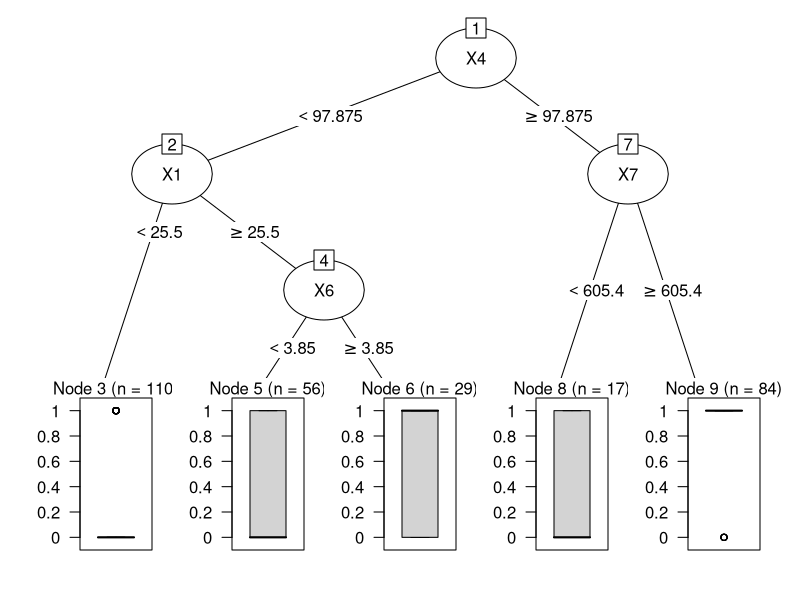
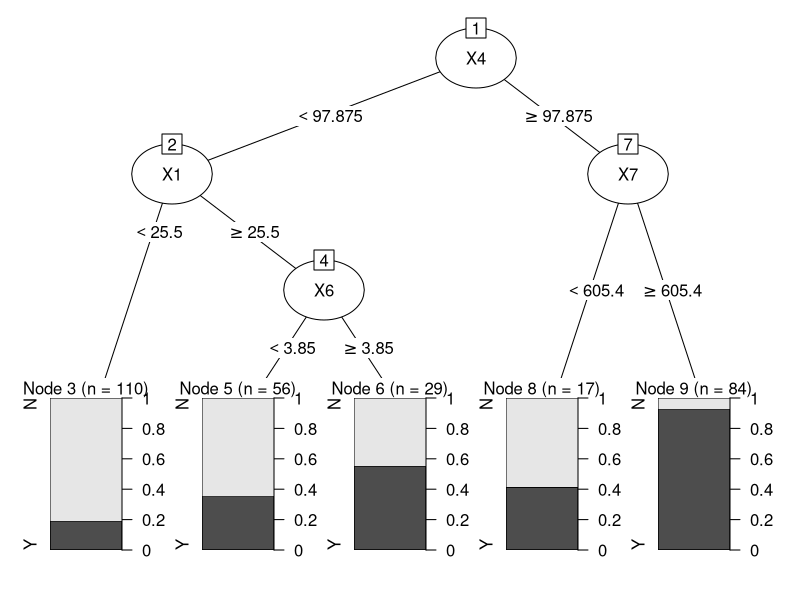
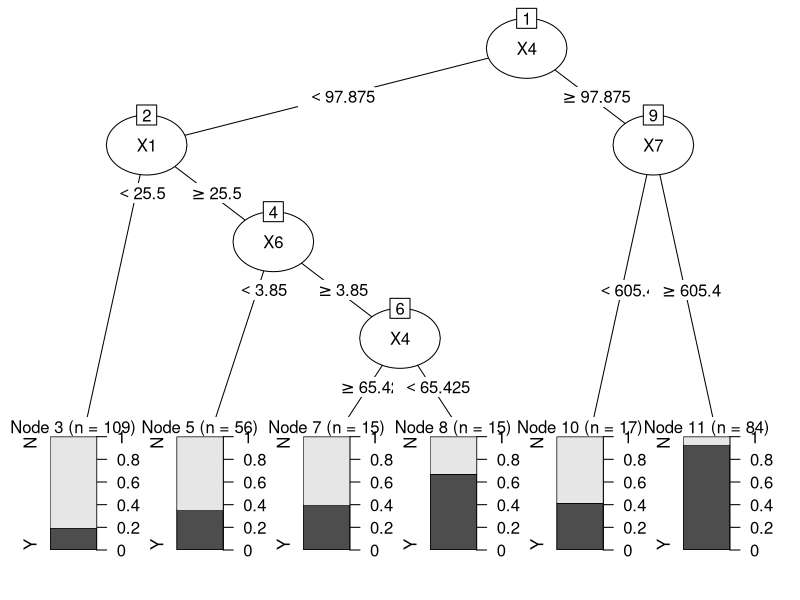
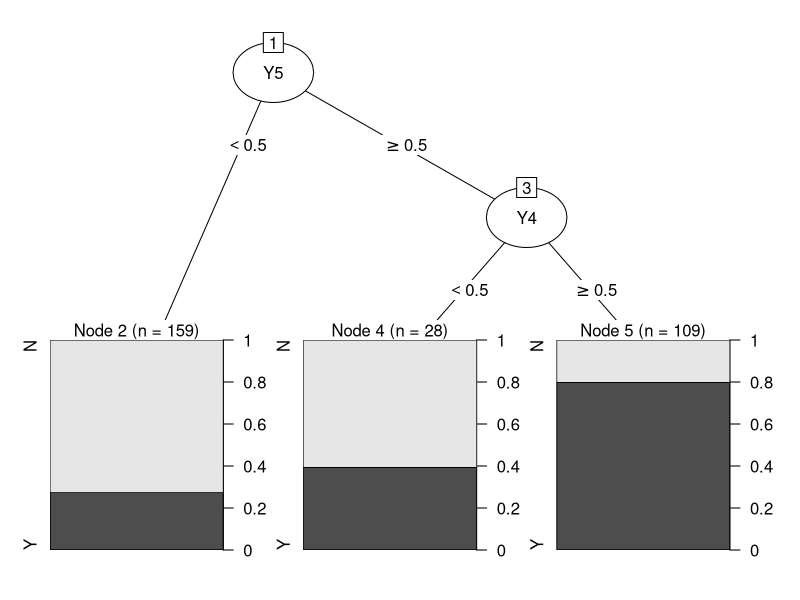
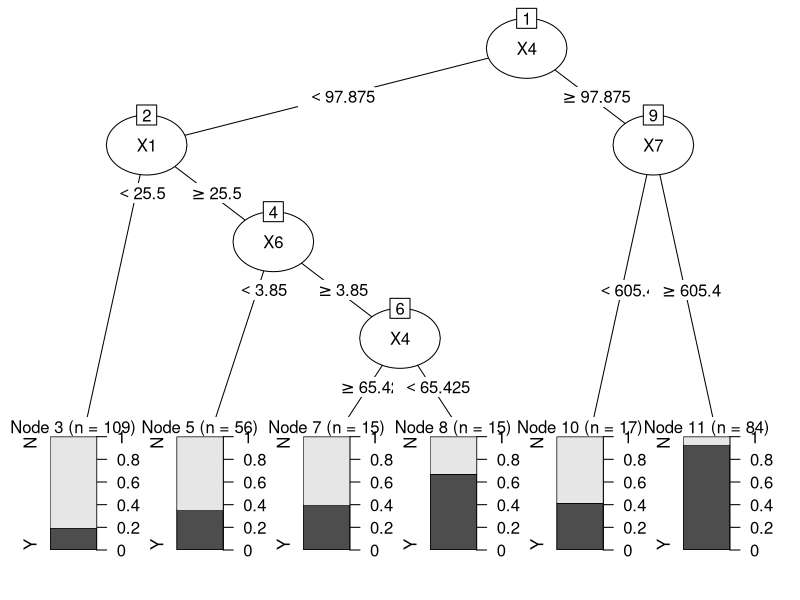
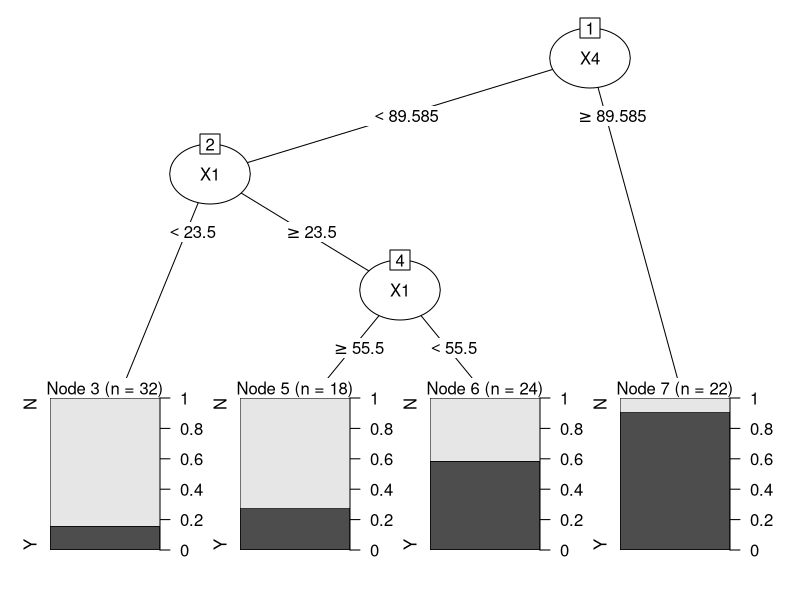
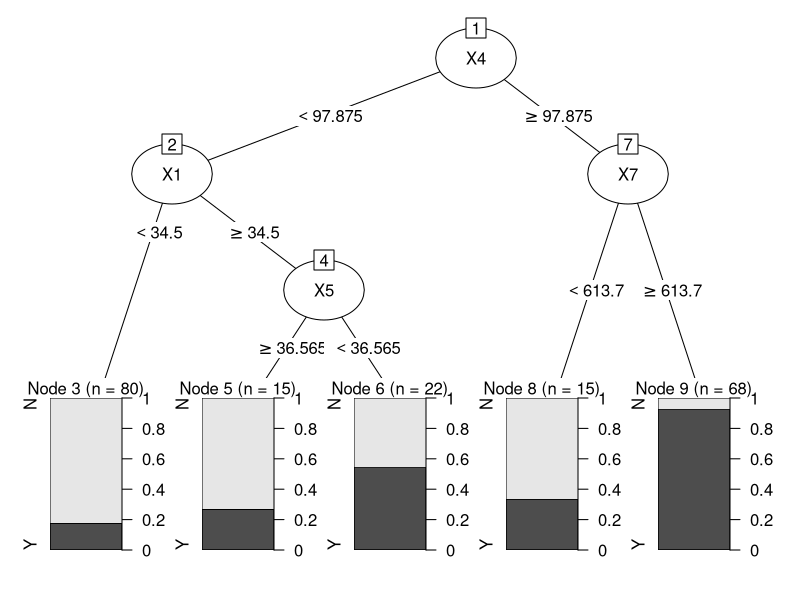

These charts were generated, in order, by the following R code:
library(rpart)
library(partykit)
library(readxl)

rm(list=ls())

proj_data = read_excel("project-data.xlsx")
# removing the 'id' column
proj_data <- proj_data[,-1]
# used to display the names of the columns
names(proj_data)
# used to attach the data_set to R's search path so that columns can be accessed by
# just using there names as variables
attach(proj_data) 
# structure of the data_set
str(proj_data)

# creating a model where all the data (.) is used and 'Response' is the the Target variable (~)
# method='class' is used for a classification tree
# model includes all the X's, Y's and Group
proj_model_resp <-rpart(Response ~ ., data=proj_data, method='class', 
                        control=rpart.control(minsplit=30, minbucket=15, maxdepth=8 ))
# ploting the DT with all the data
plot(as.party(proj_model_resp))

# converting the 'Response' into a categorical value 'target'
target = ifelse(Response==1,'Y','N')

proj_data <- data.frame(proj_data, target)
# removing 'Response' from the data
proj_data <- proj_data[,-1]

# creating the same model with the Target variable as the categorical value
# model includes all the X's, Y's and Group
proj_model_tar <-rpart(target ~ ., data=proj_data, method='class', 
                       control=rpart.control(minsplit=30, minbucket=15, maxdepth=8 ))
plot(as.party(proj_model_tar))

# getting only X cols
Xdata = proj_data[c(2:8)]
# creating a model with only X's
proj_model_X <-rpart(target ~ ., data=Xdata, method='class', 
                     control=rpart.control(minsplit=30, minbucket=15, maxdepth=8 ))
plot(as.party(proj_model_X))

# getting only Y cols
Ydata = proj_data[c(9:15)]
# creating a model with only Y's
proj_model_Y <-rpart(target ~ ., data=Ydata, method='class', 
                     control=rpart.control(minsplit=30, minbucket=15, maxdepth=8 ))
plot(as.party(proj_model_Y))

# creating a model with X's and Y's without Group
XYdata = proj_data[c(2:14)]
proj_model_XY <-rpart(target ~ ., data=XYdata, method='class', 
                      control=rpart.control(minsplit=30, minbucket=15, maxdepth=8 ))
plot(as.party(proj_model_XY))

# getting data of only X's and Group
XGdata = proj_data[c(1:8, 16)]
# spliting data based on Group
XGdata = split(XGdata, XGdata$Group)
XGdata0 = XGdata[[1]]
XGdata1 = XGdata[[2]]

# creating a model with X's and Group 0
proj_model_XG0 <-rpart(XGdata0$target ~ ., data=XGdata0, method='class', 
                       control=rpart.control(minsplit=30, minbucket=15, maxdepth=8 ))
plot(as.party(proj_model_XG0))

# creating a model with X's and Group 1
proj_model_XG1 <-rpart(XGdata1$target ~ ., data=XGdata1, method='class', 
                       control=rpart.control(minsplit=30, minbucket=15, maxdepth=8 ))
plot(as.party(proj_model_XG1))
